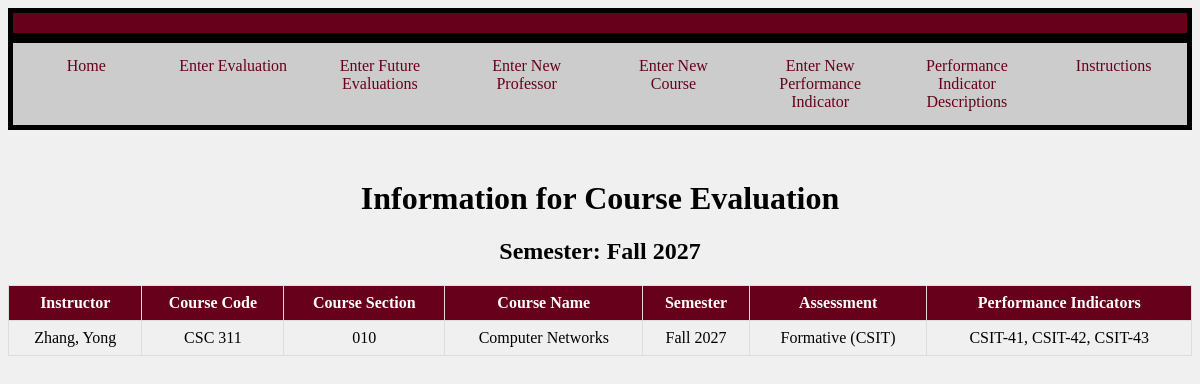
Screenshot of /fullSemester.php?semester=Fall 2027 with the database file from the repository.
### tables this page shows
CREATE TABLE "EVAL" (
	"ID"	INTEGER,
	"Instructor"	TEXT,
	"CourseCode"	TEXT,
	"Semester"	TEXT,
	"Assessment"	TEXT,
	"CourseName"	TEXT,
	"CourseSection"	TEXT,
	"PerformanceIndicator"	TEXT,
	PRIMARY KEY("ID" AUTOINCREMENT)
);

### fullSemester.php (the view, shortened to what this page needs)
<?php
try {
    $db = new PDO('sqlite:CSC355.db');
}
catch (Exception $exc){
    echo 'Exception: Cannot connect to the database: ', $exc->getMessage(), "\n";
}
if((isset($_GET['semester']) && isset( $_GET['code']) && isset($_GET['sec']))){
    $semester = $_GET['semester'];
    $code = $_GET['code'];
    $sec = $_GET['sec'];
    $stmt = $db->prepare("SELECT * FROM EVAL WHERE SEMESTER = :semester AND CourseCode = :code AND CourseSection = :sec");
    $stmt->bindParam(':semester', $semester);
    $stmt->bindParam(':code', $code);
    $stmt->bindParam(':sec', $sec);
    $stmt->execute();
    $perfObjective = [];
    while ($row = $stmt->fetch(PDO::FETCH_ASSOC)) {
        $perfObjective[] = $row['PerformanceIndicator'];
    }
    $separateValues = [];
    foreach ($perfObjective as $string){
        $values = explode(',', $string);
        foreach ($values as $value){
            $separateValues[] = $value;
        }
    }
    $stmt2 = $db->prepare("SELECT * FROM EVAL WHERE SEMESTER = :semester AND CourseCode = :code AND CourseSection = :sec");
    $stmt2->bindParam(':semester', $semester);
    $stmt2->bindParam(':code', $code);
    $stmt2->bindParam(':sec', $sec);
    $stmt2->execute();
    echo "<div class='header'></div>
    <div class='navigation'>
        <ul>
            <li><a href='https://unixweb.kutztown.edu/~dclea255/CourseEvaluator/home.php'>Home</a></li>
            <li><a href='https://unixweb.kutztown.edu/~dclea255/CourseEvaluator/Prototype1.php'>Enter Evaluation</a></li>
            <li><a href='https://unixweb.kutztown.edu/~dclea255/CourseEvaluator/enterFutureEvaluation.php'>Enter Future Evaluations</a></li>
            <li><a href='https://unixweb.kutztown.edu/~dclea255/CourseEvaluator/editEvaluation.php'>Edit Future Evaluations</a></li>
            <li><a href='https://unixweb.kutztown.edu/~dclea255/CourseEvaluator/enterProf.php'>Enter New Professor</a></li>
            <li><a href='https://unixweb.kutztown.edu/~dclea255/CourseEvaluator/enterCourse.php'>Enter New Course</a></li>
            <li><a href='https://unixweb.kutztown.edu/~dclea255/CourseEvaluator/enterIndicator.php'>Enter New Performance Indicator</a></li>
            <li><a href='https://unixweb.kutztown.edu/~dclea255/CourseEvaluator/PID.php'>Performance Indicator Descriptions</a></li>
            <li><a href='https://unixweb.kutztown.edu/~irove/instructions.php'>Instructions</a></li>
        </ul>
    </div>";
    echo "<h1 style = 'text-align: center;'>Information for Course Evaluation</h1>";
    echo "<h2 style = 'text-align: center;'>Semester: $semester</h2>";
    echo "<h2 style = 'text-align: center;'>Course Code: $code</h2>";
    echo "<div class='table1'>";
    echo "<table border='1'>
            <tr>
                <th>Instructor</th>
                <th>Course Code</th>
				<th>Course Section</th>
				<th>Course Name</th>
                <th>Semester</th>
                <th>Assessment</th>
            </tr>";
    while ($row = $stmt2->fetch(PDO::FETCH_ASSOC)) {
        echo "<tr>";
            echo "<td>" . $row['Instructor'] . "</td>";
            echo "<td>" . $row['CourseCode'] . "</td>";
			echo "<td>" . $row['CourseSection'] . "</td>";
			echo "<td>" . $row['CourseName'] . "</td>";
            echo "<td>" . $row['Semester'] . "</td>";
            echo "<td>" . $row['Assessment'] . "</td>";
            echo "</tr>";
    }
echo "</table>";
echo "</div>";
$stmt3 = $db->prepare("SELECT StudentNumbers, Major, EvaluationScore FROM StudentTable WHERE ID = (SELECT ID FROM EVAL WHERE SEMESTER = :semester AND CourseCode = :code AND CourseSection = :sec)");
$stmt3->bindParam(':semester', $semester);
$stmt3->bindParam(':code', $code);
$stmt3->bindParam(':sec', $sec);
$stmt3->execute();
$studentEvaluations = [];
while ($row = $stmt3->fetch(PDO::FETCH_ASSOC)) {
    $studentNumber = $row['StudentNumbers'];
    $major = $row['Major'];
    $evaluationScores = explode(',', $row['EvaluationScore']);
    $combinedScores = array_combine($separateValues, $evaluationScores);
    $studentEvaluations[] = [
        'studentNumber' => $studentNumber,
        'major' => $major,
        'scores' => $combinedScores
    ];
}
echo "<div>";
echo "<table border='1'>
        <tr>
            <th>Student Number</th>
            <th>Major</th>";
            foreach ($separateValues as $header){
                echo "<th>$header</th>";
            }
        echo "</tr>";
foreach ($studentEvaluations as $student) {
    echo "<tr>";
        echo "<td>" . $student['studentNumber'] . "</td>";
        echo "<td>" . $student['major'] . "</td>";
        foreach ($separateValues as $indicator) {
            echo "<td>" . $student['scores'][$indicator] . "</td>";
        }
        echo "</tr>";
}
echo "</table>";
echo "</div>";
}
elseif (isset($_GET['semester'])) {
    $semester = $_GET['semester'];
    $stmt = $db->prepare("SELECT * FROM EVAL WHERE SEMESTER = :semester");
    $stmt->bindParam(':semester', $semester);
    $stmt->execute();
    echo "<div class='header'></div>
    <div class='navigation'>
        <ul>
            <li><a href='https://unixweb.kutztown.edu/~dclea255/CourseEvaluator/home.php'>Home</a></li>
            <li><a href='https://unixweb.kutztown.edu/~dclea255/CourseEvaluator/Prototype1.php'>Enter Evaluation</a></li>
            <li><a href='#'>Enter Future Evaluations</a></li>
            <li><a href='https://unixweb.kutztown.edu/~dclea255/CourseEvaluator/enterProf.php'>Enter New Professor</a></li>
            <li><a href='https://unixweb.kutztown.edu/~dclea255/CourseEvaluator/enterCourse.php'>Enter New Course</a></li>
            <li><a href='https://unixweb.kutztown.edu/~dclea255/CourseEvaluator/enterIndicator.php'>Enter New Performance Indicator</a></li>
            <li><a href='#'>Performance Indicator Descriptions</a></li>
            <li><a href='https://unixweb.kutztown.edu/~irove/instructions.php'>Instructions</a></li>
        </ul>
    </div>";
    echo "<h1 style = 'text-align: center;'>Information for Course Evaluation</h1>";
    echo "<h2 style = 'text-align: center;'>Semester: $semester</h2>";
    echo "<table border='1'>
                <tr>
                    <th>Instructor</th>
                    <th>Course Code</th>
					<th>Course Section</th>
					<th>Course Name</th>
                    <th>Semester</th>
                    <th>Assessment</th>
                    <th>Performance Indicators</th>
                </tr>";
    while ($row = $stmt->fetch(PDO::FETCH_ASSOC)) {
        echo "<tr>";
            echo "<td>" . $row['Instructor'] . "</td>";
            echo "<td>" . $row['CourseCode'] . "</td>";
			echo "<td>" . $row['CourseSection'] . "</td>";
			echo "<td>" . $row['CourseName'] . "</td>";
            echo "<td>" . $row['Semester'] . "</td>";
            echo "<td>" . $row['Assessment'] . "</td>";
            echo "<td>". $row["PerformanceIndicator"] . "</td>";
            echo "</tr>";
    }
    echo "</table>";
}
?>
<!DOCTYPE html>
<html lang="en">
<head>
</head>
<body>
</body>
</html>

### fullSemester.php (style rules this page uses)
table { width: 100%; margin: 0 auto; border-collapse: collapse; }
td { padding: 20px; border: 1px solid black; text-align: center; }
.navigation { display: flex; justify-content: space-between; background-color: #ccc; overflow: hidden; width: 100%; margin-bottom: 50px; }
.navigation ul { margin: 0; padding: 0; list-style-type: none; overflow: hidden; display: flex; justify-content: space-between; width: 100%; border: 5px solid black; }
.navigation li { width: 25%; }
.navigation li a { display: block; color: #67001a; text-align: center; padding: 14px 16px; text-decoration: none; }
th, td { border: 1px solid #ddd; padding: 8px; text-align: center; }
th { background-color: #67001a; color: white; }
.header { background-color: #67001a; color: white; padding: 10px 0; text-align: center; border: 5px solid black; }
body { background-color: #f0f0f0; }

### rows the page displays
eval: Instructor "Zhang, Yong", CourseCode "CSC 311", CourseSection "010", CourseName "Computer Networks", Semester "Fall 2027", Assessment "Formative (CSIT)", PerformanceIndicator "CSIT-41, CSIT-42, CSIT-43"

### other values shown
$semester "Fall 2027"
